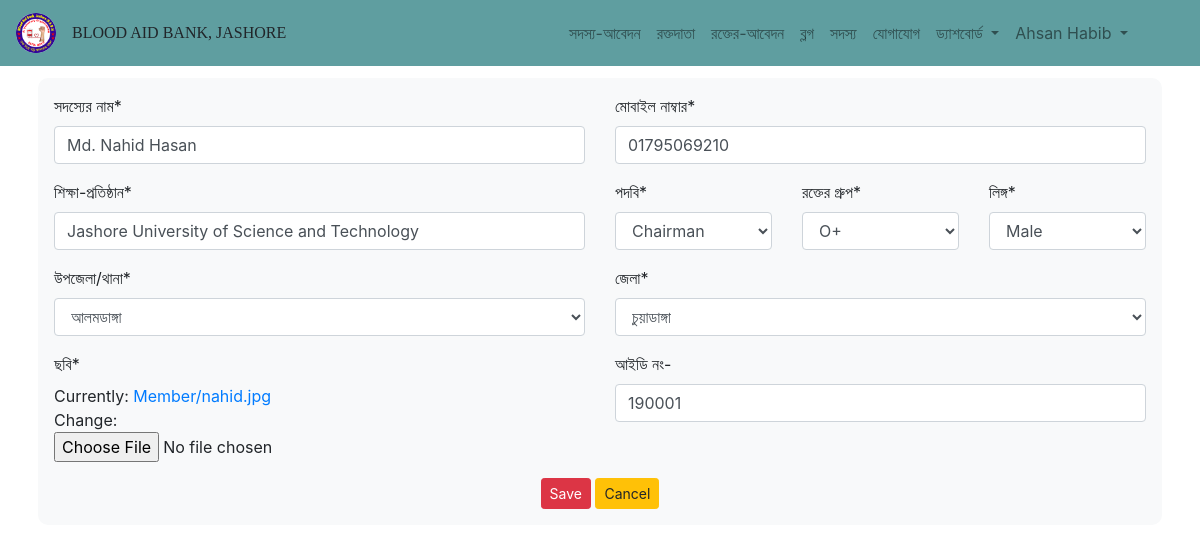
The app's page /Member/profile/Update/2/ (signed in) with its own data.
### Bloodbank/models.py (models this page shows, shortened)
class OrganizationMember(models.Model):
    GENDER_CHOICE = (
        ('Male', 'Male'),
        ('Female', 'Female'),
    )
    id_no = models.CharField(max_length =15, null = True, blank = True, verbose_name ="আইডি নং-")
    name = models.CharField(max_length=100, verbose_name="সদস্যের নাম")
    designation = models.ForeignKey(Designation,on_delete=models.CASCADE, max_length=200, verbose_name = 'পদবি', null=False)
    gender = models.CharField(max_length = 10,default = 'Select', choices = GENDER_CHOICE, verbose_name = 'লিঙ্গ', null=False)
    phone = models.CharField(max_length =14, verbose_name="মোবাইল নাম্বার")
    institution = models.CharField(max_length = 100, verbose_name = 'শিক্ষা-প্রতিষ্ঠান')
    blood_group = models.ForeignKey(BloodGroup, on_delete=models.CASCADE, verbose_name = 'রক্তের গ্রুপ', null=False)
    location = models.ForeignKey(Upazila, on_delete=models.CASCADE, verbose_name="উপজেলা/থানা", null=False)
    zilla = models.ForeignKey(Zilla, on_delete=models.CASCADE, verbose_name="জেলা", null=False)
    image  = models.ImageField(upload_to = 'Member/', default = '', verbose_name = 'ছবি')
    class Meta:
        verbose_name_plural = "Member"

class Designation(models.Model):
    designation = models.CharField(max_length = 200, verbose_name ="পদবি")
    def __str__(self):
        return self.designation
    class Meta:
        verbose_name_plural = "Designation"

class Zilla(models.Model):
    zilla = models.CharField(max_length=100, blank=False, null=False, verbose_name="জেলা")
    def __str__(self):
        return self.zilla
    class Meta:
        verbose_name_plural = "Zilla"

### Bloodbank/views.py (the view)
# urls.py: path('Member/profile/Update/<str:pk>/', views.update_member_profile, name = 'update_member_profile'),
@login_required
def update_member_profile(request,pk):
    member = OrganizationMember.objects.get(id=pk)
    form = OrganizationMemberForm(instance= member)
    if request.method == 'POST':
        form = OrganizationMemberForm(request.POST, request.FILES, instance=member)
        if form.is_valid():
            form.save()
            return redirect('/Member/')
    return render(request, 'Bloodbank/update_member_profile.html', context={'form': form})

### Bloodbank/forms.py
class OrganizationMemberForm(ModelForm):
    class Meta:
        model = OrganizationMember
        fields = '__all__'

### Bloodbank/models.py (called while the page is built)
    def __str__(self):
        return self.upazila

    def __str__(self):
        return self.group

### templates/Bloodbank/update_member_profile.html (shortened to what this page needs)
{% extends "base.html" %}
{% load crispy_forms_tags %}
{% load static %}
{% block content %}
    <div class="container py-5 px-2" style="margin-top:30px; ">
            <form class="p-3 bg-light" action="" method="post" enctype="multipart/form-data" style="border-radius: 10px;">
                <div class="row">
                    <div class="col-sm-12 col-lg-6">
                        {{ form.name|as_crispy_field }}
                    </div>
                    <div class="col-sm-12 col-lg-6">
                        {{ form.phone|as_crispy_field }}
                    </div>
                </div>
                <div class="row">
                    <div class="col-sm-6 col-lg-6">
                        {{ form.institution|as_crispy_field }}
                    </div>
                    <div class="col-sm-2 col-lg-2">
                        {{ form.designation|as_crispy_field }}
                    </div>
                    <div class="col-sm-2 col-lg-2">
                        {{ form.blood_group|as_crispy_field }}
                    </div>
                    <div class="col-sm-2 col-lg-2">
                        {{ form.gender|as_crispy_field }}
                    </div>
                </div>
                <div class="row">
                    <div class="col-sm-12 col-lg-6">
                        {{ form.location|as_crispy_field }}
                    </div>
                    <div class="col-sm-12 col-lg-6">
                        {{ form.zilla|as_crispy_field }}
                    </div>
                </div>
                <div class="row">
                    <div class="col-sm-12 col-lg-6">
                        {{ form.image|as_crispy_field }}
                    </div>
                    <div class="col-sm-12 col-lg-6">
                        {{ form.id_no|as_crispy_field }}
                    </div>
                </div>
                <div class="text-center">
                    <button class="btn btn-sm btn-danger" type="submit">Save</button>
                    <a class="btn btn-sm btn-warning" href="{% url 'Bloodbank:member'%}">Cancel</a>
                </div>
            </form>
    </div>
{% endblock %}

### templates/base.html (shortened to what this page needs)
<!DOCTYPE html>
{% load static %}
<html lang="en">
<head>
    <link rel="stylesheet" href="https://cdnjs.cloudflare.com/ajax/libs/font-awesome/5.15.2/css/all.min.css">
    <link rel="stylesheet" href="https://maxcdn.bootstrapcdn.com/bootstrap/4.0.0/css/bootstrap.min.css">
    <link rel="stylesheet" href="{% static 'css/style.css' %}">
</head>
<body>
    <div>
        <nav class="navbar navbar-expand-lg navbar-light fixed-top" style="background-color: cadetblue;">
            <a class="navbar-brand" href="{% url 'Bloodbank:index' %}" >
                <img src="{% static 'images/logo/logo.jpg' %}" alt="Logo" style="width: 40px; height:40px; border-radius:50%">
            </a>
            <p class="text-left mr-auto mt-2 h6" style="font-family: Lucida Sans;">BLOOD AID BANK, JASHORE</p>
            <div class="collapse navbar-collapse" id="navbarSupportedContent">
            <ul class="navbar-nav ml-auto" id="myDIV">
                <li class="nav-item">
                    <a class="nav-link text-center" href="{% url 'Bloodbank:addMember' %}">সদস্য-আবেদন</a>
                </li>
                <li class="nav-item ">
                    <a class="nav-link text-center" href="{% url 'Bloodbank:show_donor' %}" >রক্তদাতা</a>
                </li>
                <li class="nav-item">
                <a class="nav-link text-center" href="{% url 'Bloodbank:show_booking_list'%}">রক্তের-আবেদন</a>
                </li>
                <li class="nav-item">
                    <a class="nav-link text-center" href="{% url 'Blog:blog' %}">ব্লগ</a>
                </li>
                <li class="nav-item">
                    <a class="nav-link text-center" href="{% url 'Bloodbank:member' %}">সদস্য</a>
                </li>
                <li class="nav-item">
                    <a class="nav-link text-center" href="{% url 'Bloodbank:about' %}">যোগাযোগ</a>
                </li>
                {% if user.is_authenticated %}
                <li class="nav-item" style="cursor: pointer;">
                    <div class="dropdown">
                        <a class="nav-link dropdown-toggle text-center" type="button" data-toggle="dropdown">
                            ড্যাশবোর্ড
                        </a>
                    </div>
                </li>
                <li class="nav-item mr-5" style="cursor: pointer;">
                    <div class="dropdown">
                        <a class="nav-link dropdown-toggle text-center" type="button" data-toggle="dropdown">
                            {{user.first_name}} {{user.last_name}}
                        </a>
                    </div>
                </li>
                {% else %}
                    <li class="nav-item text-left">
                        <a style="font-weight: bold;" class="nav-link btn btn-sm " href="{% url 'AppLogin:login' %}"><i class="fa fa-fw fa-user"></i>Login</a>
                    </li>
                {% endif%}
            </ul>
            </div>
        </nav>
    </div>
    {% block content %}
    {% endblock %}
</body>
</html>

### records on screen
OrganizationMember: name "Md. Nahid Hasan", phone "01795069210", institution "Jashore University of Science and Technology", blood_group "O+", gender "Male", location "আলমডাঙ্গা", id_no "190001"
Designation: designation "Chairman"
Zilla: zilla "চুয়াডাঙ্গা"

### other values on screen
{{ user.first_name }} "Ahsan"
{{ user.last_name }} "Habib"
